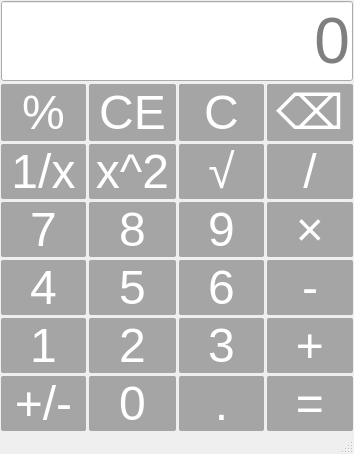
<?xml version="1.0" encoding="UTF-8"?>
<ui version="4.0">
 <class>MainWindow</class>
 <widget class="QMainWindow" name="MainWindow">
  <property name="geometry">
   <rect>
    <x>0</x>
    <y>0</y>
    <width>354</width>
    <height>307</height>
   </rect>
  </property>
  <property name="windowTitle">
   <string>MainWindow</string>
  </property>
  <property name="styleSheet">
   <string notr="true">QPushButton{
    background-color:rgba(50,50,50,100);
    font-size: 36pt;
    color: white; 
    border-radius:2px; 
}

QPushButton:hover{
    background-color:rgba(50,50,50,100);
    color:black;
}

QPushButton:pressed {
    background-color: red;  
    color: yellow;
}

QLineEdit{
    font-size: 48pt;
}</string>
  </property>
  <widget class="QWidget" name="centralwidget">
   <layout class="QVBoxLayout" name="verticalLayout">
    <property name="spacing">
     <number>3</number>
    </property>
    <property name="leftMargin">
     <number>1</number>
    </property>
    <property name="topMargin">
     <number>1</number>
    </property>
    <property name="rightMargin">
     <number>1</number>
    </property>
    <property name="bottomMargin">
     <number>1</number>
    </property>
    <item>
     <layout class="QGridLayout" name="gridLayout">
      <item row="8" column="2">
       <widget class="QPushButton" name="btnnum3">
        <property name="sizePolicy">
         <sizepolicy hsizetype="Minimum" vsizetype="Minimum">
          <horstretch>0</horstretch>
          <verstretch>0</verstretch>
         </sizepolicy>
        </property>
        <property name="text">
         <string>3</string>
        </property>
       </widget>
      </item>
      <item row="6" column="2">
       <widget class="QPushButton" name="btnnum6">
        <property name="sizePolicy">
         <sizepolicy hsizetype="Minimum" vsizetype="Minimum">
          <horstretch>0</horstretch>
          <verstretch>0</verstretch>
         </sizepolicy>
        </property>
        <property name="text">
         <string>6</string>
        </property>
       </widget>
      </item>
      <item row="6" column="1">
       <widget class="QPushButton" name="btnnum5">
        <property name="sizePolicy">
         <sizepolicy hsizetype="Minimum" vsizetype="Minimum">
          <horstretch>0</horstretch>
          <verstretch>0</verstretch>
         </sizepolicy>
        </property>
        <property name="text">
         <string>5</string>
        </property>
       </widget>
      </item>
      <item row="1" column="2">
       <widget class="QPushButton" name="btnC">
        <property name="sizePolicy">
         <sizepolicy hsizetype="Minimum" vsizetype="Minimum">
          <horstretch>0</horstretch>
          <verstretch>0</verstretch>
         </sizepolicy>
        </property>
        <property name="text">
         <string>C</string>
        </property>
       </widget>
      </item>
      <item row="1" column="3">
       <widget class="QPushButton" name="btnDel">
        <property name="sizePolicy">
         <sizepolicy hsizetype="Minimum" vsizetype="Minimum">
          <horstretch>0</horstretch>
          <verstretch>0</verstretch>
         </sizepolicy>
        </property>
        <property name="text">
         <string>⌫</string>
        </property>
       </widget>
      </item>
      <item row="9" column="1">
       <widget class="QPushButton" name="btnnum0">
        <property name="sizePolicy">
         <sizepolicy hsizetype="Minimum" vsizetype="Minimum">
          <horstretch>0</horstretch>
          <verstretch>0</verstretch>
         </sizepolicy>
        </property>
        <property name="text">
         <string>0</string>
        </property>
       </widget>
      </item>
      <item row="9" column="0">
       <widget class="QPushButton" name="btnJiaJian">
        <property name="sizePolicy">
         <sizepolicy hsizetype="Minimum" vsizetype="Minimum">
          <horstretch>0</horstretch>
          <verstretch>0</verstretch>
         </sizepolicy>
        </property>
        <property name="text">
         <string>+/-</string>
        </property>
       </widget>
      </item>
      <item row="3" column="2">
       <widget class="QPushButton" name="btnGen">
        <property name="sizePolicy">
         <sizepolicy hsizetype="Minimum" vsizetype="Minimum">
          <horstretch>0</horstretch>
          <verstretch>0</verstretch>
         </sizepolicy>
        </property>
        <property name="text">
         <string>√</string>
        </property>
       </widget>
      </item>
      <item row="9" column="2">
       <widget class="QPushButton" name="btnDian">
        <property name="sizePolicy">
         <sizepolicy hsizetype="Minimum" vsizetype="Minimum">
          <horstretch>0</horstretch>
          <verstretch>0</verstretch>
         </sizepolicy>
        </property>
        <property name="text">
         <string>.</string>
        </property>
       </widget>
      </item>
      <item row="8" column="1">
       <widget class="QPushButton" name="btnnum2">
        <property name="sizePolicy">
         <sizepolicy hsizetype="Minimum" vsizetype="Minimum">
          <horstretch>0</horstretch>
          <verstretch>0</verstretch>
         </sizepolicy>
        </property>
        <property name="text">
         <string>2</string>
        </property>
       </widget>
      </item>
      <item row="1" column="1">
       <widget class="QPushButton" name="btnCE">
        <property name="sizePolicy">
         <sizepolicy hsizetype="Minimum" vsizetype="Minimum">
          <horstretch>0</horstretch>
          <verstretch>0</verstretch>
         </sizepolicy>
        </property>
        <property name="text">
         <string>CE</string>
        </property>
       </widget>
      </item>
      <item row="3" column="1">
       <widget class="QPushButton" name="btnErcifang">
        <property name="sizePolicy">
         <sizepolicy hsizetype="Minimum" vsizetype="Minimum">
          <horstretch>0</horstretch>
          <verstretch>0</verstretch>
         </sizepolicy>
        </property>
        <property name="text">
         <string>x^2</string>
        </property>
       </widget>
      </item>
      <item row="4" column="0">
       <widget class="QPushButton" name="btnnum7">
        <property name="sizePolicy">
         <sizepolicy hsizetype="Minimum" vsizetype="Minimum">
          <horstretch>0</horstretch>
          <verstretch>0</verstretch>
         </sizepolicy>
        </property>
        <property name="text">
         <string>7</string>
        </property>
       </widget>
      </item>
      <item row="9" column="3">
       <widget class="QPushButton" name="btnDeng">
        <property name="sizePolicy">
         <sizepolicy hsizetype="Minimum" vsizetype="Minimum">
          <horstretch>0</horstretch>
          <verstretch>0</verstretch>
         </sizepolicy>
        </property>
        <property name="text">
         <string>=</string>
        </property>
       </widget>
      </item>
      <item row="6" column="0">
       <widget class="QPushButton" name="btnnum4">
        <property name="sizePolicy">
         <sizepolicy hsizetype="Minimum" vsizetype="Minimum">
          <horstretch>0</horstretch>
          <verstretch>0</verstretch>
         </sizepolicy>
        </property>
        <property name="text">
         <string>4</string>
        </property>
       </widget>
      </item>
      <item row="1" column="0">
       <widget class="QPushButton" name="btnPercentage">
        <property name="sizePolicy">
         <sizepolicy hsizetype="Minimum" vsizetype="Minimum">
          <horstretch>0</horstretch>
          <verstretch>0</verstretch>
         </sizepolicy>
        </property>
        <property name="text">
         <string>%</string>
        </property>
       </widget>
      </item>
      <item row="0" column="0" colspan="4">
       <widget class="QLineEdit" name="display">
        <property name="sizePolicy">
         <sizepolicy hsizetype="Expanding" vsizetype="Minimum">
          <horstretch>0</horstretch>
          <verstretch>0</verstretch>
         </sizepolicy>
        </property>
        <property name="alignment">
         <set>Qt::AlignmentFlag::AlignRight|Qt::AlignmentFlag::AlignTrailing|Qt::AlignmentFlag::AlignVCenter</set>
        </property>
        <property name="placeholderText">
         <string>0</string>
        </property>
       </widget>
      </item>
      <item row="3" column="3">
       <widget class="QPushButton" name="btnChu">
        <property name="sizePolicy">
         <sizepolicy hsizetype="Minimum" vsizetype="Minimum">
          <horstretch>0</horstretch>
          <verstretch>0</verstretch>
         </sizepolicy>
        </property>
        <property name="text">
         <string>/</string>
        </property>
       </widget>
      </item>
      <item row="4" column="3">
       <widget class="QPushButton" name="btnCheng">
        <property name="sizePolicy">
         <sizepolicy hsizetype="Minimum" vsizetype="Minimum">
          <horstretch>0</horstretch>
          <verstretch>0</verstretch>
         </sizepolicy>
        </property>
        <property name="text">
         <string>×</string>
        </property>
       </widget>
      </item>
      <item row="4" column="2">
       <widget class="QPushButton" name="btnnum9">
        <property name="sizePolicy">
         <sizepolicy hsizetype="Minimum" vsizetype="Minimum">
          <horstretch>0</horstretch>
          <verstretch>0</verstretch>
         </sizepolicy>
        </property>
        <property name="text">
         <string>9</string>
        </property>
       </widget>
      </item>
      <item row="8" column="3">
       <widget class="QPushButton" name="btnJia">
        <property name="sizePolicy">
         <sizepolicy hsizetype="Minimum" vsizetype="Minimum">
          <horstretch>0</horstretch>
          <verstretch>0</verstretch>
         </sizepolicy>
        </property>
        <property name="text">
         <string>+</string>
        </property>
       </widget>
      </item>
      <item row="6" column="3">
       <widget class="QPushButton" name="btnJian">
        <property name="sizePolicy">
         <sizepolicy hsizetype="Minimum" vsizetype="Minimum">
          <horstretch>0</horstretch>
          <verstretch>0</verstretch>
         </sizepolicy>
        </property>
        <property name="text">
         <string>-</string>
        </property>
       </widget>
      </item>
      <item row="3" column="0">
       <widget class="QPushButton" name="btnDao">
        <property name="sizePolicy">
         <sizepolicy hsizetype="Minimum" vsizetype="Minimum">
          <horstretch>0</horstretch>
          <verstretch>0</verstretch>
         </sizepolicy>
        </property>
        <property name="text">
         <string>1/x</string>
        </property>
       </widget>
      </item>
      <item row="4" column="1">
       <widget class="QPushButton" name="btnnum8">
        <property name="sizePolicy">
         <sizepolicy hsizetype="Minimum" vsizetype="Minimum">
          <horstretch>0</horstretch>
          <verstretch>0</verstretch>
         </sizepolicy>
        </property>
        <property name="text">
         <string>8</string>
        </property>
       </widget>
      </item>
      <item row="8" column="0">
       <widget class="QPushButton" name="btnnum1">
        <property name="sizePolicy">
         <sizepolicy hsizetype="Minimum" vsizetype="Minimum">
          <horstretch>0</horstretch>
          <verstretch>0</verstretch>
         </sizepolicy>
        </property>
        <property name="text">
         <string>1</string>
        </property>
       </widget>
      </item>
     </layout>
    </item>
   </layout>
  </widget>
  <widget class="QMenuBar" name="menubar">
   <property name="geometry">
    <rect>
     <x>0</x>
     <y>0</y>
     <width>354</width>
     <height>18</height>
    </rect>
   </property>
  </widget>
  <widget class="QStatusBar" name="statusbar"/>
 </widget>
 <resources/>
 <connections/>
</ui>
